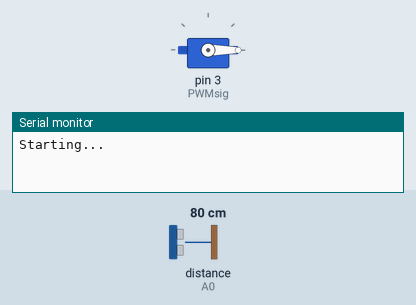
Bench run of a sketch on a simulated Arduino Uno, built with avr-gcc and run on an emulated ATmega328P. Parts: servo, the last lines printed to the serial monitor. The inputs (shaded band) are chosen by the test bench; at power-on: distance to the obstacle (sensor on A0) 80 cm. At 19.1 s the program stops and its outputs stay as they are.

Above: at 1.4 s.
1.5 s: distance to the obstacle (sensor on A0) set to 18 cm
At 2.99 s:
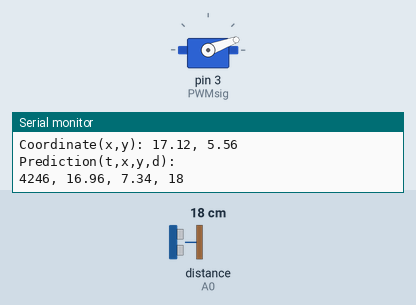
4.5 s: distance to the obstacle (sensor on A0) set to 11 cm
7.5 s: distance to the obstacle (sensor on A0) set to 8 cm
At 7.5 s:
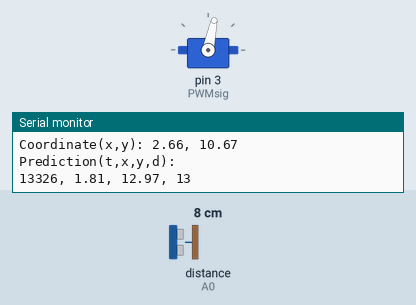
9.0 s: distance to the obstacle (sensor on A0) set to 35 cm
At 9.92 s:
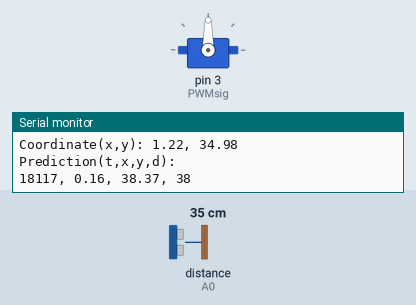
12.0 s: distance to the obstacle (sensor on A0) set to 2 cm
At 12.0 s:
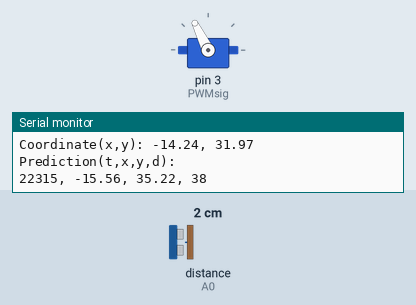
13.5 s: distance to the obstacle (sensor on A0) set to 13 cm
At 18.8 s:
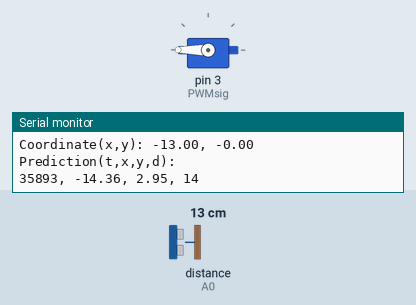
Timing chart, 0 to 20.3 s (numbered marks = the images above; inputs shaded):
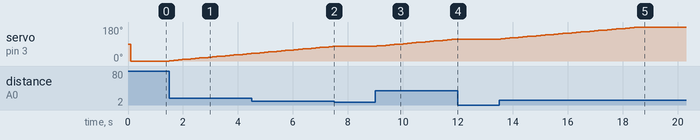

The sketch:

test_for_space4_prediction.ino
```cpp
#include <Servo.h>
#include <SharpIR.h>
#include <math.h>

#define IRsensor A0
#define model 1080

int distInCM;

SharpIR mySensor = SharpIR(IRsensor, model);

#define PWMsig 3

#define maxDist 40
#define minDist 10
struct Coordinate
{
    double x_coord;
    double y_coord;
};
struct Velocity
{
    double x_velocity;
    double y_velocity;
};

Servo Servo1;
int reset = 0;
int launch = 179;
int servoAngle;

void setup()
{
    // put your setup code here, to run once:
    Servo1.attach(PWMsig);
    delay(100);
    Servo1.write(reset); // right
    servoAngle = reset;
    delay(100);
    Serial.begin(9600);
    Serial.println("Starting...");
}

#define servoStep 2
double convertDegreeToRadians(int angleDegrees){
    return angleDegrees * M_PI / 180;
}


void loop()
{
    Coordinate prevCoord;
    Coordinate newCoord;
    Velocity velo;
    Velocity avgVelo;
    avgVelo.x_velocity = 0;
    avgVelo.y_velocity = 0;
    int count = 1;
    long prevTime;
    long newTime;
    // put your main code here, to run repeatedly:

    // Scanner is facing right

    // Detect an object
    bool notFound = true;
    while (notFound)
    {
        distInCM = mySensor.distance();
        if (distInCM <= maxDist && distInCM >= minDist)
        {
            // set initial coordinate
            prevCoord.y_coord = 0;
            prevCoord.x_coord = distInCM;
            prevTime = millis();

            Serial.print("Angle: ");
            Serial.println(servoAngle);
            Serial.print("Time: ");
            Serial.println(prevTime);
            Serial.print("Coordinate(x,y): ");
            Serial.print(prevCoord.x_coord);
            Serial.print(", ");
            Serial.println(prevCoord.y_coord);

            notFound = false;
        }
    }
    while (servoAngle + servoStep <= 180)
    {
        // new servo angle
        servoAngle += servoStep;
        Servo1.write(servoAngle);
        delay(100);

        int magnitude;
        notFound = true;
        while (notFound)
        {
            distInCM = mySensor.distance();
            if (distInCM <= maxDist && distInCM >= minDist)
            {
                // set initial coordinate
                newTime = millis();
                newCoord.x_coord = distInCM * cos(convertDegreeToRadians(servoAngle));
                newCoord.y_coord = distInCM * sin(convertDegreeToRadians(servoAngle));
                velo.x_velocity = (newCoord.x_coord - prevCoord.x_coord) / (newTime - prevTime);
                velo.y_velocity = (newCoord.y_coord - prevCoord.y_coord) / (newTime - prevTime);
                // velocity everaging
                avgVelo.x_velocity = ((avgVelo.x_velocity * count) + velo.x_velocity) / (count + 1);
                avgVelo.y_velocity = ((avgVelo.y_velocity * count) + velo.y_velocity) / (count + 1);
                count++;


                // prediction

                // time
                // yposition + Tyvelo / xposition + Txvelo = tan(servoAngle + servoStep)
                // yposition + Tyvelo = (xposition + Txvelo)tan(servoAngle + servoStep)
                // Tyvelo - (Txvelo)tan(servoAngle + servoStep) = (xposition)tan(servoAngle + servoStep) - yposition
                // T(yvelo - (xvelo)tan(servoAngle + servoStep)) = (xposition)tan(servoAngle + servoStep) - yposition
                // T = ((xposition)tan(servoAngle + servoStep) - yposition) / (yvelo - (xvelo)tan(servoAngle + servoStep))
                double tangent = tan(convertDegreeToRadians(servoAngle + servoStep));
                int predict_time = ((newCoord.x_coord * tangent) - newCoord.y_coord) / (velo.y_velocity - (velo.x_velocity * tangent));
                // location
                Coordinate predict;
                //changed from velo to avgVelo
                // https://www.desmos.com/calculator/egrmzchife
                // Desmos visualization for the path prediction formulas
                predict.x_coord = newCoord.x_coord + (avgVelo.x_velocity * predict_time);
                predict.y_coord = newCoord.y_coord + (avgVelo.y_velocity * predict_time);
                magnitude = sqrt((predict.x_coord * predict.x_coord) + (predict.y_coord * predict.y_coord));

                Serial.print("Angle: ");
                Serial.println(servoAngle);
                Serial.print("Time: ");
                Serial.println(newTime);
                Serial.print("Coordinate(x,y): ");
                Serial.print(newCoord.x_coord);
                Serial.print(", ");
                Serial.println(newCoord.y_coord);
                Serial.println("Prediction(t,x,y,d): ");
                Serial.print(newTime + predict_time);
                Serial.print(", ");
                Serial.print(predict.x_coord);
                Serial.print(", ");
                Serial.print(predict.y_coord);
                Serial.print(", ");
                Serial.println(magnitude);

                prevCoord = newCoord;
                notFound = false;
            }
        }

        // end scan and reset if prediction puts next scan out of range
        if(magnitude > maxDist){
            Serial.print("Program Stopped: Object out of range");
            while(true){}
        }
        /* code */
    }
    Serial.print("Program Stopped: Ran out of servo angles");
    while(true){}
}
```

Measured:
- the behaviour switches between 10 and 9 cm on distance to the obstacle (sensor on A0) (found by bisection; images 1 and 2)
- after the input at 1.5 s, servo on pin 3 (PWMsig): moves from 0° to 40° over 3.0 s, starting at once
- after the input at 7.5 s, servo on pin 3 (PWMsig): stays 78° (without the input it goes to 80° after 0.11 s)
- after the input at 9.0 s, servo on pin 3 (PWMsig): moves from 78° to 116° over 2.9 s, starting after 0.06 s
- after the input at 12.0 s, servo on pin 3 (PWMsig): stays 116° (without the input it goes to 118° after 0.11 s)
- after the input at 13.5 s, servo on pin 3 (PWMsig): moves from 116° to 180° over 5.0 s, starting after 0.06 s
